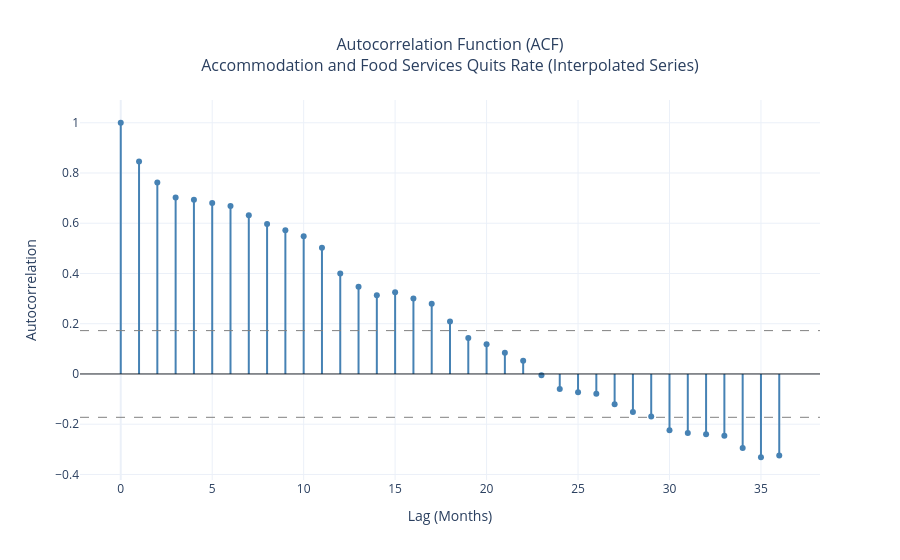

Notebook cell for this chart:
### Markdown cell above
## Seasonality

BLS publishes this quits-rate series on a seasonally adjusted basis, so this analysis explores remaining calendar-month patterns rather than the industry’s unadjusted seasonality. Monthly averages range from approximately 4.63% in February to 4.85% in June, a spread of about 0.22 percentage points. Relatively small differences are consistent with the prior seasonal adjustment and averaging across years, but these averages alone do not establish whether a pattern recurs consistently.

January through September averages include observations from 2016–2026, while October through December averages cover 2016–2025. This unequal coverage, along with the February–October 2020 interpolation, can influence the comparisons.

The annual overlay shows more pronounced differences in the overall level of quits than in a shared seasonal pattern. Rates in 2021 and 2022 were noticeably higher than those in 2016–2019. Several recent observations fell below the pre-pandemic range, followed by September 2026’s rebound to 5.0%. That rebound alone does not establish a recurring September effect.

The STL estimated seasonal component is generally small relative to the broader movements in the series, but its fluctuations become larger near the end of the sample. These estimates describe the interpolated, already seasonally adjusted series; they should not be interpreted as the industry’s original seasonal effects. The larger recent fluctuations also caution against describing remaining seasonality as uniformly weak.

Taken together, the charts do not show a clear, stable remaining annual pattern. Nonseasonal forecasting models are reasonable candidates, but these visuals alone cannot determine whether seasonal terms would improve forecast accuracy. That requires comparison on held-out observations.

### Code cell
# =============================================================================
# Section 4: ACF
# =============================================================================
acf_values = acf(df_interp['quit_rate'], nlags=36)
lags = list(range(len(acf_values)))

fig = go.Figure()

# Zero line
fig.add_hline(y=0, line_color='black', line_width=0.8)

# Approximate 95% white-noise reference bounds
n = len(df_interp['quit_rate'])
ci_bound = 1.96 / np.sqrt(n)
fig.add_hline(y=ci_bound, line_dash='dash', line_color='gray', line_width=1)
fig.add_hline(y=-ci_bound, line_dash='dash', line_color='gray', line_width=1)

# ACF stems
for i, (lag, val) in enumerate(zip(lags, acf_values)):
    fig.add_trace(go.Scatter(
        x=[lag, lag],
        y=[0, val],
        mode='lines',
        line=dict(color='steelblue', width=2),
        showlegend=False,
        hoverinfo='skip'
    ))

# ACF points
fig.add_trace(go.Scatter(
    x=lags,
    y=acf_values,
    mode='markers',
    marker=dict(color='steelblue', size=6),
    name='ACF',
    showlegend=False,
    hovertemplate='Lag %{x}: %{y:.3f}<extra></extra>'
))

fig.update_layout(
    title=dict(
        text=(
            'Autocorrelation Function (ACF)<br>'
            'Accommodation and Food Services Quits Rate '
            '(Interpolated Series)'
        ),
        x=0.5,
        font=dict(size=16)
    ),
    xaxis_title='Lag (Months)',
    yaxis_title='Autocorrelation',
    template='plotly_white',
    hovermode='closest'
)

fig.show()

### Figure 1 — Plotly figure (JSON) as saved in the notebook; plotly's stock layout.template omitted (floating-point values rounded to 4 significant figures)
{"data": [{"hoverinfo": "skip", "line": {"color": "steelblue", "width": 2}, "mode": "lines", "showlegend": false, "type": "scatter", "x": [0, 0], "y": [0, 1]}, {"hoverinfo": "skip", "line": {"color": "steelblue", "width": 2}, "mode": "lines", "showlegend": false, "type": "scatter", "x": [1, 1], "y": [0, 0.8456]}, {"hoverinfo": "skip", "line": {"color": "steelblue", "width": 2}, "mode": "lines", "showlegend": false, "type": "scatter", "x": [2, 2], "y": [0, 0.7622]}, {"hoverinfo": "skip", "line": {"color": "steelblue", "width": 2}, "mode": "lines", "showlegend": false, "type": "scatter", "x": [3, 3], "y": [0, 0.7025]}, {"hoverinfo": "skip", "line": {"color": "steelblue", "width": 2}, "mode": "lines", "showlegend": false, "type": "scatter", "x": [4, 4], "y": [0, 0.6936]}, {"hoverinfo": "skip", "line": {"color": "steelblue", "width": 2}, "mode": "lines", "showlegend": false, "type": "scatter", "x": [5, 5], "y": [0, 0.6804]}, {"hoverinfo": "skip", "line": {"color": "steelblue", "width": 2}, "mode": "lines", "showlegend": false, "type": "scatter", "x": [6, 6], "y": [0, 0.6688]}, {"hoverinfo": "skip", "line": {"color": "steelblue", "width": 2}, "mode": "lines", "showlegend": false, "type": "scatter", "x": [7, 7], "y": [0, 0.6322]}, {"hoverinfo": "skip", "line": {"color": "steelblue", "width": 2}, "mode": "lines", "showlegend": false, "type": "scatter", "x": [8, 8], "y": [0, 0.5973]}, {"hoverinfo": "skip", "line": {"color": "steelblue", "width": 2}, "mode": "lines", "showlegend": false, "type": "scatter", "x": [9, 9], "y": [0, 0.5721]}, {"hoverinfo": "skip", "line": {"color": "steelblue", "width": 2}, "mode": "lines", "showlegend": false, "type": "scatter", "x": [10, 10], "y": [0, 0.5479]}, {"hoverinfo": "skip", "line": {"color": "steelblue", "width": 2}, "mode": "lines", "showlegend": false, "type": "scatter", "x": [11, 11], "y": [0, 0.5022]}, {"hoverinfo": "skip", "line": {"color": "steelblue", "width": 2}, "mode": "lines", "showlegend": false, "type": "scatter", "x": [12, 12], "y": [0, 0.3999]}, {"hoverinfo": "skip", "line": {"color": "steelblue", "width": 2}, "mode": "lines", "showlegend": false, "type": "scatter", "x": [13, 13], "y": [0, 0.3468]}, {"hoverinfo": "skip", "line": {"color": "steelblue", "width": 2}, "mode": "lines", "showlegend": false, "type": "scatter", "x": [14, 14], "y": [0, 0.3132]}, {"hoverinfo": "skip", "line": {"color": "steelblue", "width": 2}, "mode": "lines", "showlegend": false, "type": "scatter", "x": [15, 15], "y": [0, 0.3256]}, {"hoverinfo": "skip", "line": {"color": "steelblue", "width": 2}, "mode": "lines", "showlegend": false, "type": "scatter", "x": [16, 16], "y": [0, 0.3007]}, {"hoverinfo": "skip", "line": {"color": "steelblue", "width": 2}, "mode": "lines", "showlegend": false, "type": "scatter", "x": [17, 17], "y": [0, 0.2799]}, {"hoverinfo": "skip", "line": {"color": "steelblue", "width": 2}, "mode": "lines", "showlegend": false, "type": "scatter", "x": [18, 18], "y": [0, 0.2087]}, {"hoverinfo": "skip", "line": {"color": "steelblue", "width": 2}, "mode": "lines", "showlegend": false, "type": "scatter", "x": [19, 19], "y": [0, 0.1427]}, {"hoverinfo": "skip", "line": {"color": "steelblue", "width": 2}, "mode": "lines", "showlegend": false, "type": "scatter", "x": [20, 20], "y": [0, 0.1182]}, {"hoverinfo": "skip", "line": {"color": "steelblue", "width": 2}, "mode": "lines", "showlegend": false, "type": "scatter", "x": [21, 21], "y": [0, 0.08463]}, {"hoverinfo": "skip", "line": {"color": "steelblue", "width": 2}, "mode": "lines", "showlegend": false, "type": "scatter", "x": [22, 22], "y": [0, 0.05214]}, {"hoverinfo": "skip", "line": {"color": "steelblue", "width": 2}, "mode": "lines", "showlegend": false, "type": "scatter", "x": [23, 23], "y": [0, -0.005228]}, {"hoverinfo": "skip", "line": {"color": "steelblue", "width": 2}, "mode": "lines", "showlegend": false, "type": "scatter", "x": [24, 24], "y": [0, -0.05945]}, {"hoverinfo": "skip", "line": {"color": "steelblue", "width": 2}, "mode": "lines", "showlegend": false, "type": "scatter", "x": [25, 25], "y": [0, -0.0725]}, {"hoverinfo": "skip", "line": {"color": "steelblue", "width": 2}, "mode": "lines", "showlegend": false, "type": "scatter", "x": [26, 26], "y": [0, -0.07876]}, {"hoverinfo": "skip", "line": {"color": "steelblue", "width": 2}, "mode": "lines", "showlegend": false, "type": "scatter", "x": [27, 27], "y": [0, -0.1209]}, {"hoverinfo": "skip", "line": {"color": "steelblue", "width": 2}, "mode": "lines", "showlegend": false, "type": "scatter", "x": [28, 28], "y": [0, -0.1511]}, {"hoverinfo": "skip", "line": {"color": "steelblue", "width": 2}, "mode": "lines", "showlegend": false, "type": "scatter", "x": [29, 29], "y": [0, -0.1689]}, {"hoverinfo": "skip", "line": {"color": "steelblue", "width": 2}, "mode": "lines", "showlegend": false, "type": "scatter", "x": [30, 30], "y": [0, -0.224]}, {"hoverinfo": "skip", "line": {"color": "steelblue", "width": 2}, "mode": "lines", "showlegend": false, "type": "scatter", "x": [31, 31], "y": [0, -0.235]}, {"hoverinfo": "skip", "line": {"color": "steelblue", "width": 2}, "mode": "lines", "showlegend": false, "type": "scatter", "x": [32, 32], "y": [0, -0.2395]}, {"hoverinfo": "skip", "line": {"color": "steelblue", "width": 2}, "mode": "lines", "showlegend": false, "type": "scatter", "x": [33, 33], "y": [0, -0.2465]}, {"hoverinfo": "skip", "line": {"color": "steelblue", "width": 2}, "mode": "lines", "showlegend": false, "type": "scatter", "x": [34, 34], "y": [0, -0.2947]}, {"hoverinfo": "skip", "line": {"color": "steelblue", "width": 2}, "mode": "lines", "showlegend": false, "type": "scatter", "x": [35, 35], "y": [0, -0.3316]}, {"hoverinfo": "skip", "line": {"color": "steelblue", "width": 2}, "mode": "lines", "showlegend": false, "type": "scatter", "x": [36, 36], "y": [0, -0.3246]}, {"hovertemplate": "Lag %{x}: %{y:.3f}<extra></extra>", "marker": {"color": "steelblue", "size": 6}, "mode": "markers", "name": "ACF", "showlegend": false, "type": "scatter", "x": [0, 1, 2, 3, 4, 5, 6, 7, 8, 9, 10, 11, 12, 13, 14, 15, 16, 17, 18, 19, 20, 21, 22, 23, 24, 25, 26, 27, 28, 29, 30, 31, 32, 33, 34, 35, 36], "y": [1.0, 0.8456, 0.7622, 0.7025, 0.6936, 0.6804, 0.6688, 0.6322, 0.5973, 0.5721, 0.5479, 0.5022, 0.3999, 0.3468, 0.3132, 0.3256, 0.3007, 0.2799, 0.2087, 0.1427, 0.1182, 0.08463, 0.05214, -0.005228, -0.05945, -0.0725, -0.07876, -0.1209, -0.1511, -0.1689, -0.224, -0.235, -0.2395, -0.2465, -0.2947, -0.3316, -0.3246]}], "layout": {"hovermode": "closest", "shapes": [{"line": {"color": "black", "width": 0.8}, "type": "line", "x0": 0, "x1": 1, "xref": "x domain", "y0": 0, "y1": 0, "yref": "y"}, {"line": {"color": "gray", "dash": "dash", "width": 1}, "type": "line", "x0": 0, "x1": 1, "xref": "x domain", "y0": 0.1726, "y1": 0.1726, "yref": "y"}, {"line": {"color": "gray", "dash": "dash", "width": 1}, "type": "line", "x0": 0, "x1": 1, "xref": "x domain", "y0": -0.1726, "y1": -0.1726, "yref": "y"}], "title": {"font": {"size": 16}, "text": "Autocorrelation Function (ACF)<br>Accommodation and Food Services Quits Rate (Interpolated Series)", "x": 0.5}, "xaxis": {"title": {"text": "Lag (Months)"}}, "yaxis": {"title": {"text": "Autocorrelation"}}}}
